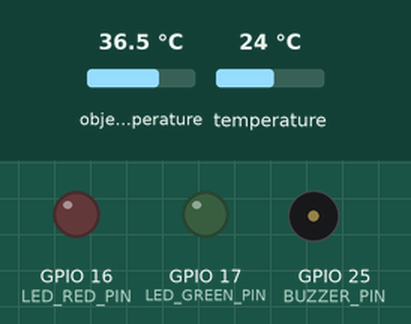
A sketch run on a simulated ESP32. Parts: output pins drawn as LEDs (lit = HIGH), buzzer (waves = sounding). Wiring (inferred from the names in the program): MLX90614 thermometer at I2C address 0x5A. The test bench sets the inputs (shaded band); at power-on: object temperature 36.5 °C, temperature 24 °C. WiFi joins after 1.5 s; servers stay silent unless stated; web services answer with replies made up by the test bench; what the sketch prints to the serial monitor is not drawn.

Above: at 0.1 s.
At 2.85 s:
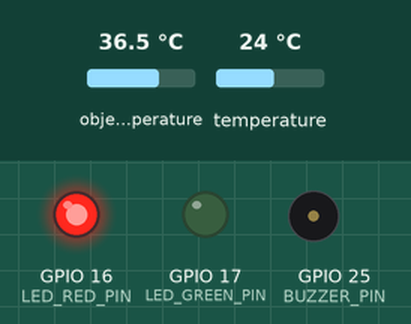
At 4.19 s:
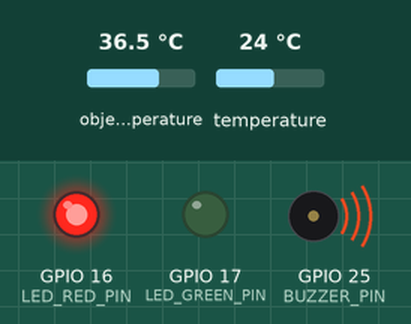
Timing chart, 0 to 5.8 s (numbered marks = the images above):
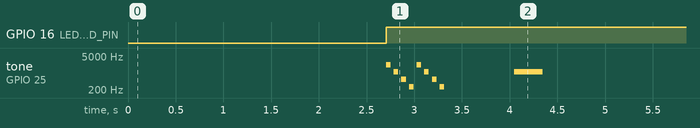

Measured:
- by itself, GPIO 16 (LED_RED_PIN): LOW → HIGH at 2.7 s
- by itself, tone on GPIO 25 (BUZZER_PIN): plays 2217 Hz for 0.05 s, 1108 Hz for 0.05 s, 554 Hz for 0.05 s, 277 Hz for 0.05 s, 2217 Hz for 0.05 s, 1108 Hz for 0.05 s … (9 notes in this stretch)

The sketch:

ex06_line_dist.ino
```cpp
// (licence header left out)
#include <Wire.h>                               // I2C通信用ライブラリ
#include <WiFi.h>                               // ESP32用WiFiライブラリ
#include <HTTPClient.h>                         // HTTPクライアント用ライブラリ
#define SSID "iot-core-esp32"                   // 無線LANアクセスポイントのSSID
#define PASS "password"                         // パスワード
#define BUZZER_PIN    25                        // IO 25にスピーカを接続

/******************************************************************************
 LINE Notify 設定
 ******************************************************************************
 ※LINE アカウントと LINE Notify 用のトークンが必要です。
    1. https://notify-bot.line.me/ へアクセス
    2. 右上のアカウントメニューから「マイページ」を選択
    3. トークン名「esp32」を入力
    4. 送信先のトークルームを選択する(「1:1でLINE Notifyから通知を受け取る」等)
    5. [発行する]ボタンでトークンが発行される
    6. [コピー]ボタンでクリップボードへコピー
    7. 下記のLINE_TOKENに貼り付け
 *****************************************************************************/
#define LINE_TOKEN  "your_token"                // LINE Notify用トークン★要設定

#ifndef PI
    #define PI 3.1415927                        // 円周率
#endif
#define FOV 90.                                 // センサの半値角
float Dist = 200;                               // 測定対象までの距離(mm)
float Sobj = 100. * 70. * PI;                   // 測定対象の面積(mm2)
float TempOfsAra = (273.15 + 36) * 0.02;        // 皮膚からの熱放射時の減衰
int PIR_prev = 0;                               // 人体検知状態の前回の値
int PING_prev = 0;                              // 非接触ボタン状態の前回の値

void send(String S){                            // HTTPS通信でLINEへ送信する
    HTTPClient http;                            // HTTPリクエスト用インスタンス
    http.begin("https://notify-api.line.me/api/notify");    // アクセス先URL
    http.addHeader("Content-Type","application/x-www-form-urlencoded");
    http.addHeader("Authorization","Bearer " + String(LINE_TOKEN));
    int i = http.POST("message=" + S);          // メッセージをLINEへ送信する
    if(i != 200) Serial.printf("E(%d)\n",i);    // エラー発生時にコードを表示
}

void pir(int in, float dist = 0){
    if(!PIR_prev){                              // 人感検知状態の前回値が0のとき
        String S = "人を検知しました（";        // 文字列変数Sにメッセージ代入
        S += String(dist/10, 0) + "cm）";       // 距離を追記
        send(S);                                // メッセージをLINEで送信
        beep_alert(1);                          // 検知音を鳴らす
    }else{                                      // 入力値inが0のとき(など)
        beep(880, 600);                         // 880(ポン)音を鳴らす
    }
    PIR_prev = in;                              // 今回の値を前回値として更新
}

void pingPong(int in){
    if(in){                                     // 入力値inが1のとき
        send("ボタンが押されました");           // PingをUDP送信
        beep(1109, 600);                        // 1109Hz(ピーン)音を鳴らす
    }else{                                      // 入力値inが0のとき(など)
        beep(880, 600);                         // 880(ポン)音を鳴らす
    }
    PING_prev = in;                             // 今回の値を前回値として更新
}

void setup(){                                   // 起動時に一度だけ実行する関数
    Serial.begin(115200);                       // シリアル通信速度を設定する
    beepSetup(BUZZER_PIN);                      // ブザー用するPWM制御部の初期化
    Wire.begin();                               // I2Cを初期化
    Serial.print("Example 06: Distance Meter [LINE]"); // タイトル表示
    delay(500);                                 // 電源安定待ち時間処理0.5秒
    WiFi.mode(WIFI_STA);                        // 無線LANを【子機】モードに設定
    WiFi.begin(SSID,PASS);                      // 無線LANアクセスポイントへ接続
    while(WiFi.status() != WL_CONNECTED){       // 接続に成功するまで待つ
        delay(500);                             // 待ち時間処理
        Serial.print('.');                      // 進捗表示
    }
}

void loop(){                                    // 繰り返し実行する関数
    delay(500);                                 // 0.5秒（500ms）の待ち時間処理
    float Tenv= getTemp(6);                     // センサの環境温度を取得
    float Tsen= getTemp();                      // センサの測定温度を取得
    if(Tenv < -20. || Tsen < -20.) return;      // -20℃未満のときは中断

    float Ssen = pow(Dist * tan(FOV / 360. * PI), 2.) * PI;
    float Tobj = Tenv + TempOfsAra + (Tsen - Tenv) * sqrt(Ssen / Sobj);
    float cSsen = Sobj * pow((36. - Tenv - TempOfsAra) / (Tsen - Tenv), 2.);
    Dist = sqrt(cSsen / PI) / tan(FOV / 360. * PI);

    if(Dist > 400){                             // 400mm超のとき
        if(PIR_prev == 1) pir(0);               // 検知中ならPong音を鳴らす
        if(PING_prev == 1) pingPong(0);         // 押下中ならPong音を鳴らす
    }else if(PIR_prev == 0){                    // 人感センサ非検知状態のとき
        pir(1, Dist);                           // PIR=ON(1)と距離をLINEに送信
        beep_alert(1);                          // 検知音を鳴らす
    }else if(Dist <= 100. && PING_prev == 0){   // 100mm以下のとき
        pingPong(1);                            // PingをLINEに送信する
    }else if(Dist >= 150. && PING_prev == 1){   // 150mm以上のとき
        pingPong(0);                            // Pong音を鳴らす
    }

    Serial.printf("Tenv=%.1f ",Tenv);           // 環境温度を表示
    Serial.printf("Tsen=%.1f ",Tsen);           // 測定温度を表示
    Serial.printf("Tobj=%.1f ",Tobj);           // 物体温度を表示
    Serial.printf("Dist=%.0f cm\n",Dist / 10);  // 物体(逆算)距離を表示
}
```

lib_beep.ino
```cpp
// (licence header left out)
#define NOTE_CS6 1109                           // ピン音の周波数
#define NOTE_A5   880                           // ポン音の周波数
#define BEEP_VOL 3                              // スピーカ用の音量(0～10)
#define LED_RED_PIN   16                        // 赤色LEDのIOポート番号
#define LED_GREEN_PIN 17                        // 緑色LEDのIOポート番号
int BEEP_PIN = -1; // 初期化有無

/* ESP8266用
int beep_chimeBells(int output, int count) {
    int t;
    if(count==0)return 0;
    if(!(count%2)){
        tone(output,NOTE_CS6,800);
        for(t=0;t<8;t++) delay(100);
        noTone(output);
        for(t=0;t<2;t++) delay(100);
    }else{
        tone(output,NOTE_A5,800);
        for(t=0;t<8;t++) delay(100);
        noTone(output);
        for(t=0;t<2;t++) delay(100);
    }
    count--;
    if(count<0) count=0;
    return(count);
}
*/

#ifdef _M5STACK_H_
void beep(int freq, int t){
    if(BEEP_PIN < 0){
        pinMode(LED_RED_PIN, OUTPUT);           // GPIO 16 を赤色LED用に設定
        pinMode(LED_GREEN_PIN, OUTPUT);         // GPIO 17 を緑色LED用に設定
        digitalWrite(LED_RED_PIN, LOW);         // LED赤を消灯
        digitalWrite(LED_GREEN_PIN, LOW);       // LED緑を消灯
        BEEP_PIN = 25;
    }
    if(!BEEP_VOL){
        M5.Lcd.invertDisplay(false);            // 画面を反転する
        delay(t);
        M5.Lcd.invertDisplay(true);             // 画面の反転を戻す
        return;
    }
    M5.Speaker.begin();                         // M5Stack用スピーカの起動
    for(int vol = BEEP_VOL; vol > 0; vol--){    // 繰り返し処理(6回)
        M5.Speaker.setVolume(vol);              // スピーカの音量を設定
        M5.Speaker.tone(freq);                  // スピーカ出力freq Hzの音を出力
        delay(t / BEEP_VOL);                    // 0.01秒(10ms)の待ち時間処理
    }
    M5.Speaker.end();                           // スピーカ出力を停止する
}
#else // M5
/* スピーカ出力用 LEDC */
#define LEDC_CHANNEL_0     0    // use first channel of 16 channels (started from zero)
#define LEDC_TIMER_13_BIT  13   // use 13 bit precission for LEDC timer
#define LEDC_BASE_FREQ     5000 // use 5000 Hz as a LEDC base frequency

void beepSetup(int PIN){
    BEEP_PIN = PIN;
    pinMode(BEEP_PIN,OUTPUT);                   // スピーカのポートを出力に
    pinMode(LED_RED_PIN, OUTPUT);               // GPIO 16 を赤色LED用に設定
    pinMode(LED_GREEN_PIN, OUTPUT);             // GPIO 17 を緑色LED用に設定
    digitalWrite(LED_RED_PIN, LOW);             // LED赤を消灯
    digitalWrite(LED_GREEN_PIN, LOW);           // LED緑を消灯
    Serial.print("ledSetup LEDC_CHANNEL_0 = ");
    Serial.print(LEDC_CHANNEL_0);
    Serial.print(", BEEP_PIN = ");
    Serial.print(BEEP_PIN);
    Serial.print(", freq. = ");
    Serial.println(ledcSetup(LEDC_CHANNEL_0, LEDC_BASE_FREQ, LEDC_TIMER_13_BIT),3);
    ledcAttachPin(PIN, LEDC_CHANNEL_0);
}
void beep(int freq, int t){                     // ビープ音を鳴らす関数
    if(BEEP_PIN < 0) beepSetup(25);            // ポート25で初期化
    ledcWriteTone(0, freq);                     // PWM出力を使って音を鳴らす
    for(int duty = 50; duty > 1; duty /= 2){    // PWM出力のDutyを減衰させる
        ledcWrite(0, BEEP_VOL * duty / 10);     // 音量を変更する
        delay(t / 6);                           // 0.1秒(100ms)の待ち時間処理
    }
    ledcWrite(0, 0);                            // ビープ鳴音の停止
}
#endif //M5

void beep(int freq){
    beep(freq, 100);
    digitalWrite(LED_RED_PIN, LOW);             // LED赤を消灯
    digitalWrite(LED_GREEN_PIN, LOW);           // LED緑を消灯
}

void beep_chime(){
    digitalWrite(LED_RED_PIN, LOW);             // LED赤を消灯
    digitalWrite(LED_GREEN_PIN, HIGH);          // LED緑を点灯
    int t;
    beep(NOTE_CS6, 600);
    for(t=0;t<3;t++) delay(100);
    beep(NOTE_A5, 100);
}

void beep_alert(int num){
    digitalWrite(LED_RED_PIN, HIGH);            // LED赤を点灯
    digitalWrite(LED_GREEN_PIN, LOW);           // LED緑を消灯
    for(; num > 0 ; num--) for(int i = 2217; i > 200; i /= 2) beep(i, 100);
}

void beep_alert(){
    beep_alert(3);
}
```

lib_getTemp.ino
```cpp
// (licence header left out)
float getTemp(int reg){
    int16_t val = 0xFFFF;                       // 変数valを定義
    Wire.beginTransmission(0x5A);               // MLX90614とのI2C通信を開始
    Wire.write(reg);                            // レジスタ番号を指定（送信）
    if(Wire.endTransmission(false) == 0){       // 送信を終了（接続は継続）
        Wire.requestFrom(0x5A, 2);              // 2バイトのデータを要求
        val = (int16_t)Wire.read();             // 1バイト目を変数tempの下位へ
        val |= ((int16_t)Wire.read()) << 8;     // 2バイト目を変数tempの上位へ
    }
    return (float)val * 0.02 - 273.15;          // 温度に変換して応答
}

float getTemp(){
    return getTemp(7);
}
```
